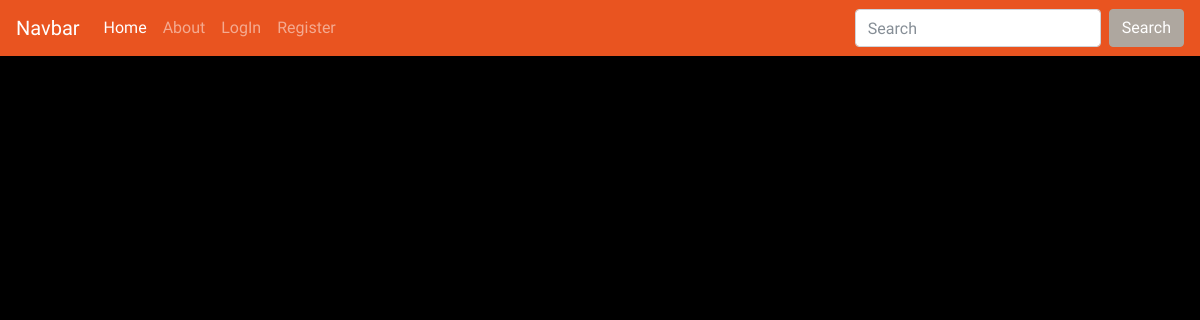
/, run on an earlier commit of the app's database.
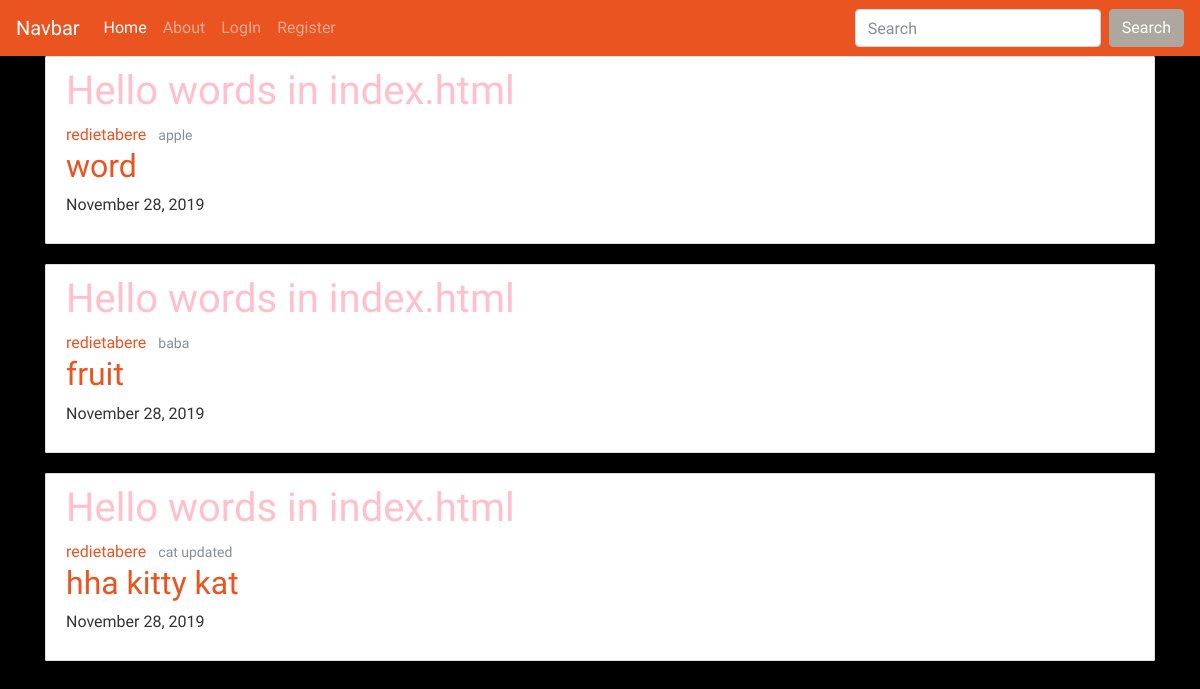
And on a later commit of the database.
### words/models.py (models this page shows, shortened)
class Words(models.Model):
    noun = models.CharField(max_length=100)
    define = models.TextField()
    date_posted = models.DateTimeField(default=timezone.now)
    player = models.ForeignKey(User, on_delete=models.CASCADE)

### words/views.py (the view)
# urls.py: path('', views.index, name='words-index'),
def index(request):
    context = {
        'vocab': Words.objects.all()
    }
    return render(request, 'words/index.html', context)

### words/templates/words/index.html (shortened to what this page needs)
{% extends "words/base.html" %}
{% block content %}
{% for voc in vocab %}
<article class="media content-section">
    <div class="media-body">
        <div class="article-metadata">
            <h1>Hello words in index.html</h1>
          <a class="mr-2" href="#">{{ voc.player }}</a>
          <small class="text-muted">{{ voc.noun }}</small>
        </div>
    <h2><a class="article-title" href="#">{{ voc.define }}</a></h2>
    <p class="article-content">{{ voc.date_posted|date:"F d, Y" }}</p>
    </div>
</article>
{% endfor %}
{% endblock content %}

### words/templates/words/base.html (shortened to what this page needs)
{% load static %}
<!DOCTYPE html>
<html>
<head>
    <link rel="stylesheet" href="https://stackpath.bootstrapcdn.com/bootstrap/4.4.0/css/bootstrap.min.css">
    <link rel="stylesheet" href="https://bootswatch.com/4/united/bootstrap.min.css">
    <link rel="stylesheet" type = "text/css" href="{% static 'words/main.css' %}">
</head>
<body>
    <nav class="navbar navbar-expand-lg navbar-dark bg-primary">
      <a class="navbar-brand" href="#">Navbar</a>
      <div class="collapse navbar-collapse" id="navbarColor01">
        <ul class="navbar-nav mr-auto">
          <li class="nav-item active">
            <a class="nav-link" href="{% url 'words-index' %}">Home <span class="sr-only">(current)</span></a>
          </li>
          <li class="nav-item">
            <a class="nav-link" href="{% url 'words-about' %}">About</a>
          </li>
          {% if user.is_authenticated %}
              <a class="nav-link" href="{% url 'profile' %}">Profile</a>
              <a class="nav-link" href="{% url 'logout' %}">Logout</a>
          {% else %}
              <li class="nav-item">
                <a class="nav-link" href="{% url 'login' %}">LogIn</a>
              </li>
              <li class="nav-item">
                <a class="nav-link" href="{% url 'register' %}">Register</a>
              </li>
          {% endif %}
        </ul>
        <form class="form-inline my-2 my-lg-0">
          <input class="form-control mr-sm-2" type="text" placeholder="Search">
          <button class="btn btn-secondary my-2 my-sm-0" type="submit">Search</button>
        </form>
      </div>
    </nav>
    <div class="container">
        {% block content %} {% endblock %}
    </div>
</body>
</html>

### words/static/words/main.css (style rules this page uses)
body { background: black; }
h1 { color: pink; }
.content-section { background: #ffffff; padding: 10px 20px; border: 1px solid #dddddd; border-radius: 1px; margin-bottom: 20px; }

What changed in the data, as far as the page shows it:
added Words: player "redietabere", noun "apple", define "word", date_posted "November 28, 2019"
added Words: player "redietabere", noun "baba", define "fruit", date_posted "November 28, 2019"
added Words: player "redietabere", noun "cat updated", define "hha kitty kat", date_posted "November 28, 2019"
